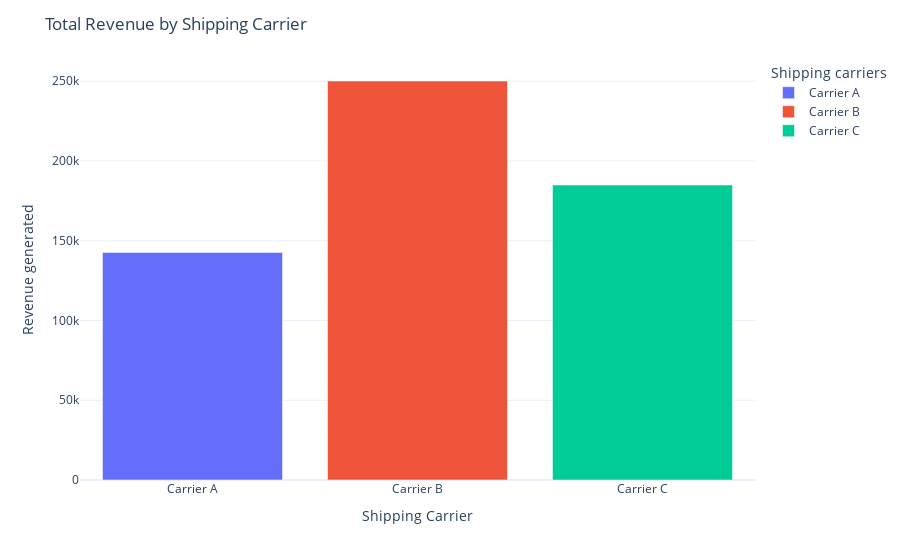

Source (notebook cell):
### Code cell
fig = px.bar(
    total_revenue,
    x='Shipping carriers',
    y='Revenue generated',
    color='Shipping carriers'
)

fig.update_layout(
    title='Total Revenue by Shipping Carrier',
    xaxis_title='Shipping Carrier',
    yaxis_title='Revenue generated'
)

fig.show()

### Figure 1 — Plotly figure (JSON) as saved in the notebook; plotly's stock layout.template omitted (floating-point values rounded to 4 significant figures)
{"data": [{"alignmentgroup": "True", "hovertemplate": "Shipping carriers=%{x}<br>Revenue generated=%{y}<extra></extra>", "legendgroup": "Carrier A", "marker": {"color": "#636efa", "pattern": {"shape": ""}}, "name": "Carrier A", "offsetgroup": "Carrier A", "orientation": "v", "showlegend": true, "textposition": "auto", "type": "bar", "x": ["Carrier A"], "xaxis": "x", "y": [142600.0], "yaxis": "y"}, {"alignmentgroup": "True", "hovertemplate": "Shipping carriers=%{x}<br>Revenue generated=%{y}<extra></extra>", "legendgroup": "Carrier B", "marker": {"color": "#EF553B", "pattern": {"shape": ""}}, "name": "Carrier B", "offsetgroup": "Carrier B", "orientation": "v", "showlegend": true, "textposition": "auto", "type": "bar", "x": ["Carrier B"], "xaxis": "x", "y": [250100.0], "yaxis": "y"}, {"alignmentgroup": "True", "hovertemplate": "Shipping carriers=%{x}<br>Revenue generated=%{y}<extra></extra>", "legendgroup": "Carrier C", "marker": {"color": "#00cc96", "pattern": {"shape": ""}}, "name": "Carrier C", "offsetgroup": "Carrier C", "orientation": "v", "showlegend": true, "textposition": "auto", "type": "bar", "x": ["Carrier C"], "xaxis": "x", "y": [184900.0], "yaxis": "y"}], "layout": {"autosize": true, "barmode": "relative", "legend": {"title": {"text": "Shipping carriers"}, "tracegroupgap": 0}, "margin": {"t": 60}, "title": {"text": "Total Revenue by Shipping Carrier"}, "xaxis": {"anchor": "y", "autorange": true, "categoryarray": ["Carrier A", "Carrier B", "Carrier C"], "categoryorder": "array", "domain": [0, 1], "range": [-0.5, 2.5], "title": {"text": "Shipping Carrier"}, "type": "category"}, "yaxis": {"anchor": "x", "autorange": true, "domain": [0, 1], "range": [0, 263300.0], "title": {"text": "Revenue generated"}, "type": "linear"}}}
